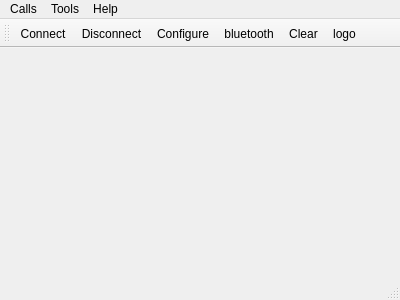
<?xml version="1.0" encoding="UTF-8"?>
<ui version="4.0">
 <class>MainWindow</class>
 <widget class="QMainWindow" name="MainWindow">
  <property name="geometry">
   <rect>
    <x>0</x>
    <y>0</y>
    <width>400</width>
    <height>300</height>
   </rect>
  </property>
  <property name="windowTitle">
   <string>Simple Terminal</string>
  </property>
  <widget class="QWidget" name="centralWidget">
   <layout class="QVBoxLayout" name="verticalLayout"/>
  </widget>
  <widget class="QMenuBar" name="menuBar">
   <property name="geometry">
    <rect>
     <x>0</x>
     <y>0</y>
     <width>400</width>
     <height>25</height>
    </rect>
   </property>
   <widget class="QMenu" name="menuCalls">
    <property name="title">
     <string>Calls</string>
    </property>
    <addaction name="actionConnect"/>
    <addaction name="actionDisconnect"/>
    <addaction name="separator"/>
    <addaction name="actionQuit"/>
   </widget>
   <widget class="QMenu" name="menuTools">
    <property name="title">
     <string>Tools</string>
    </property>
    <addaction name="actionConfigure"/>
    <addaction name="actionClear"/>
   </widget>
   <widget class="QMenu" name="menuHelp">
    <property name="title">
     <string>Help</string>
    </property>
    <addaction name="actionAbout"/>
    <addaction name="actionAboutQt"/>
   </widget>
   <addaction name="menuCalls"/>
   <addaction name="menuTools"/>
   <addaction name="menuHelp"/>
  </widget>
  <widget class="QToolBar" name="mainToolBar">
   <attribute name="toolBarArea">
    <enum>TopToolBarArea</enum>
   </attribute>
   <attribute name="toolBarBreak">
    <bool>false</bool>
   </attribute>
   <addaction name="actionConnect"/>
   <addaction name="actionDisconnect"/>
   <addaction name="actionConfigure"/>
   <addaction name="actionBluetooth"/>
   <addaction name="actionClear"/>
   <addaction name="actionLogo"/>
  </widget>
  <widget class="QStatusBar" name="statusBar"/>
  <action name="actionAbout">
   <property name="text">
    <string>&amp;About</string>
   </property>
   <property name="toolTip">
    <string>About program</string>
   </property>
   <property name="shortcut">
    <string>Alt+A</string>
   </property>
  </action>
  <action name="actionAboutQt">
   <property name="text">
    <string>About Qt</string>
   </property>
  </action>
  <action name="actionConnect">
   <property name="icon">
    <iconset resource="terminal.qrc">
     <normaloff>:/images/connect.png</normaloff>:/images/connect.png</iconset>
   </property>
   <property name="text">
    <string>C&amp;onnect</string>
   </property>
   <property name="toolTip">
    <string>Connect to serial port</string>
   </property>
   <property name="shortcut">
    <string>Ctrl+O</string>
   </property>
  </action>
  <action name="actionDisconnect">
   <property name="icon">
    <iconset resource="terminal.qrc">
     <normaloff>:/images/disconnect.png</normaloff>:/images/disconnect.png</iconset>
   </property>
   <property name="text">
    <string>&amp;Disconnect</string>
   </property>
   <property name="toolTip">
    <string>Disconnect from serial port</string>
   </property>
   <property name="shortcut">
    <string>Ctrl+D</string>
   </property>
  </action>
  <action name="actionConfigure">
   <property name="icon">
    <iconset resource="terminal.qrc">
     <normaloff>:/images/settings.png</normaloff>:/images/settings.png</iconset>
   </property>
   <property name="text">
    <string>&amp;Configure</string>
   </property>
   <property name="toolTip">
    <string>Configure serial port</string>
   </property>
   <property name="shortcut">
    <string>Alt+C</string>
   </property>
  </action>
  <action name="actionClear">
   <property name="icon">
    <iconset resource="terminal.qrc">
     <normaloff>:/images/clear.png</normaloff>:/images/clear.png</iconset>
   </property>
   <property name="text">
    <string>C&amp;lear</string>
   </property>
   <property name="toolTip">
    <string>Clear data</string>
   </property>
   <property name="shortcut">
    <string>Alt+L</string>
   </property>
  </action>
  <action name="actionQuit">
   <property name="icon">
    <iconset resource="terminal.qrc">
     <normaloff>:/images/application-exit.png</normaloff>:/images/application-exit.png</iconset>
   </property>
   <property name="text">
    <string>&amp;Quit</string>
   </property>
   <property name="shortcut">
    <string>Ctrl+Q</string>
   </property>
  </action>
  <action name="actionLogo">
   <property name="icon">
    <iconset>
     <normaloff>images/moneymagpie_house4.png</normaloff>images/moneymagpie_house4.png</iconset>
   </property>
   <property name="text">
    <string>logo</string>
   </property>
   <property name="shortcut">
    <string>Ctrl+L</string>
   </property>
  </action>
  <action name="actionBluetooth">
   <property name="icon">
    <iconset resource="terminal.qrc">
     <normaloff>:/images/bluetooth.png</normaloff>:/images/bluetooth.png</iconset>
   </property>
   <property name="text">
    <string>bluetooth</string>
   </property>
   <property name="toolTip">
    <string>Bluetooth connection</string>
   </property>
   <property name="shortcut">
    <string>Ctrl+B</string>
   </property>
  </action>
 </widget>
 <layoutdefault spacing="6" margin="11"/>
 <resources>
  <include location="terminal.qrc"/>
 </resources>
 <connections/>
</ui>
